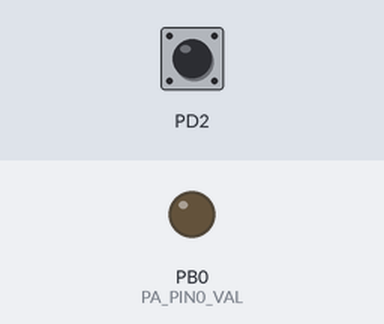
A program run on a simulated ATmega32, built with avr-gcc and emulated at 1 MHz. Shown: output pins drawn as LEDs (lit = HIGH). The inputs (shaded band) are chosen by the test bench; at power-on: PD2 HIGH.

Above: at 1.2 s.
1.3 s: PD2 pulled LOW for 0.15 s
At 2.4 s:
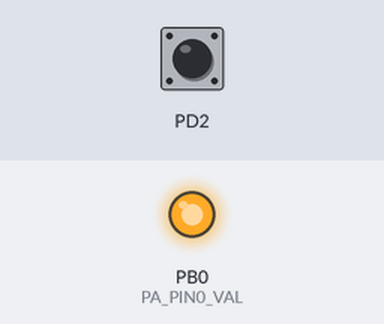
2.9 s: PD2 pulled LOW for 1 s
At 3.7 s:
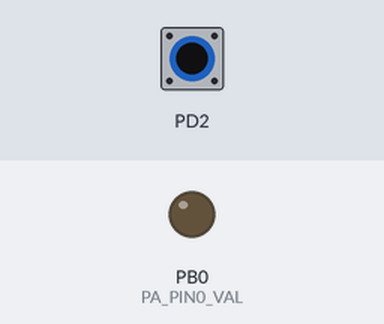
5.4 s: PD2 pulled LOW for 3.2 s
At 6.8 s:
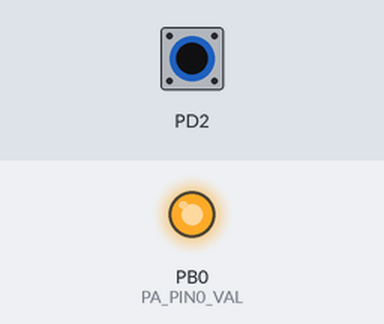
Timing chart, 0 to 8.4 s (numbered marks = the images above; inputs shaded):
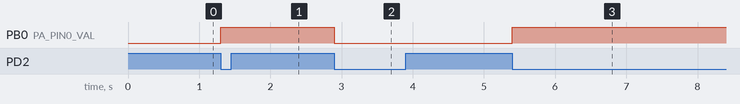

Measured:
- after the input at 1.3 s, PB0 (PA_PIN0_VAL): LOW → HIGH at once
- after the input at 2.9 s, PB0 (PA_PIN0_VAL): HIGH → LOW at once
- after the input at 5.4 s, PB0 (PA_PIN0_VAL): LOW → HIGH at once

The program:

main.c
```c
/*
 * main.c
 *
 *  Created on: Feb 5, 2024
 *      Author: samar ibrahim
 */

#include "../LIB/errorStates.h"
#include "../LIB/stdTypes.h"

#include "../MCAL/DIO/DIO_config.h"
#include "../MCAL/DIO/DIO_int.h"

#include "../MCAL/EXTI/EXTI_config.h"
#include "../MCAL/EXTI/EXTI_int.h"

#include "../MCAL/GIE/GIE_int.h"

#include <util/delay.h>

extern EXTI_t EXTI_AstrEXTIConfig[3];

volatile void Toggle_Led(void *ptr);

int main(void)
{

	DIO_enuSetPinDirection(DIO_u8PORTD, DIO_u8PIN2, DIO_u8INPUT);
	DIO_enuSetPinVal(DIO_u8PORTD, DIO_u8PIN2, DIO_u8PULLUP);
	DIO_enuSetPinDirection(DIO_u8PORTB, DIO_u8PIN0, DIO_u8OUTPUT);


	EXTI_enuInit(EXTI_AstrEXTIConfig);

	u8 X= 0;

	 EXTI_enuCallBack(&Toggle_Led, &X, 0);

	/* Enable INT0 */
	EXTI_enuEnableINT(INT0);

	/* enable global interrupt */
	GIE_enuGloable_Interrupt_Enable();

	DIO_enuSetPinVal(DIO_u8PORTB,DIO_u8PIN0, DIO_u8LOW);


    while (1)
    {
    }
}
// fun to toggle led
volatile void Toggle_Led(void *ptr)
{

	DIO_enuTogPinVal(DIO_u8PORTB,DIO_u8PIN0);
}
```

errorStates.h
```c
/*
 * errorStates.h
 *
 *  Created on: 12/10/2023
 *      Author: samar ibrahim
 */

#ifndef ERRORSTATES_H_
#define ERRORSTATES_H_

typedef enum
{
	ES_NOK,
	ES_OK,
	ES_NULL_POINTER,
	ES_OUT_OF_RANGE
}ES_t;

#endif /* ERRORSTATES_H_ */
```

stdTypes.h
```c
/*
 * stdTypes.h
 *
 *  Created on	: 5/10/2023
 *  Version		: 1.0.0
 *  Author		: samar ibrahim
 */

#ifndef STDTYPES_H_
#define STDTYPES_H_

/*typedef <dataType> <newName>*/

typedef unsigned char         u8   ;
typedef unsigned short int    u16  ;
typedef unsigned long int     u32  ;

typedef signed char           s8   ;
typedef signed short int      s16  ;
typedef signed long int       s32  ;

typedef float                 f32  ;
typedef double                f64  ;
typedef long double           f80  ;

#define NULL		(void*)0

#endif /* STDTYPES_H_ */
```

DIO_config.h
```c
/*
 * DIO_config.h
 *
 *  Created on: Oct 12, 2023
 *      Author: samar ibrahim
 */
#include"DIO_priv.h"
#ifndef DIO_CONFIG_H_
#define DIO_CONFIG_H_


//Directions(output or input)
#define PA_PIN0_DIR OUTPUT
#define PA_PIN1_DIR OUTPUT
#define PA_PIN2_DIR OUTPUT
#define PA_PIN3_DIR OUTPUT
#define PA_PIN4_DIR OUTPUT
#define PA_PIN5_DIR OUTPUT
#define PA_PIN6_DIR OUTPUT
#define PA_PIN7_DIR OUTPUT

#define PB_PIN0_DIR OUTPUT
#define PB_PIN1_DIR OUTPUT
#define PB_PIN2_DIR OUTPUT
#define PB_PIN3_DIR OUTPUT
#define PB_PIN4_DIR OUTPUT
#define PB_PIN5_DIR OUTPUT
#define PB_PIN6_DIR OUTPUT
#define PB_PIN7_DIR OUTPUT

#define PC_PIN0_DIR OUTPUT
#define PC_PIN1_DIR INPUT
#define PC_PIN2_DIR OUTPUT
#define PC_PIN3_DIR OUTPUT
#define PC_PIN4_DIR INPUT
#define PC_PIN5_DIR INPUT
#define PC_PIN6_DIR OUTPUT
#define PC_PIN7_DIR OUTPUT

#define PD_PIN0_DIR OUTPUT
#define PD_PIN1_DIR INPUT
#define PD_PIN2_DIR OUTPUT
#define PD_PIN3_DIR OUTPUT
#define PD_PIN4_DIR INPUT
#define PD_PIN5_DIR INPUT
#define PD_PIN6_DIR OUTPUT
#define PD_PIN7_DIR OUTPUT


//States
#define PA_PIN0_VAL LOW
#define PA_PIN1_VAL LOW
#define PA_PIN2_VAL LOW
#define PA_PIN3_VAL LOW
#define PA_PIN4_VAL LOW
#define PA_PIN5_VAL LOW
#define PA_PIN6_VAL LOW
#define PA_PIN7_VAL LOW

#define PB_PIN0_VAL HIGH
#define PB_PIN1_VAL LOW
#define PB_PIN2_VAL LOW
#define PB_PIN3_VAL PULLUP
#define PB_PIN4_VAL LOW
#define PB_PIN5_VAL FLOAT
#define PB_PIN6_VAL LOW
#define PB_PIN7_VAL PULLUP

#define PC_PIN0_VAL HIGH
#define PC_PIN1_VAL LOW
#define PC_PIN2_VAL LOW
#define PC_PIN3_VAL PULLUP
#define PC_PIN4_VAL FLOAT
#define PC_PIN5_VAL PULLUP
#define PC_PIN6_VAL FLOAT
#define PC_PIN7_VAL LOW

#define PD_PIN0_VAL HIGH
#define PD_PIN1_VAL LOW
#define PD_PIN2_VAL LOW
#define PD_PIN3_VAL PULLUP
#define PD_PIN4_VAL FLOAT
#define PD_PIN5_VAL PULLUP
#define PD_PIN6_VAL FLOAT
#define PD_PIN7_VAL LOW


#endif /* DIO_CONFIG_H_ */
```

DIO_int.h
```c
/*
 * DIO_int.h
 *
 *  Created on: Oct 12, 2023
 *      Author: samar ibrahim
 */

#ifndef DIO_INT_H_
#define DIO_INT_H_

//direction
#define DIO_u8OUTPUT  1
#define DIO_u8INPUT   0

//states
#define DIO_u8HIGH   1
#define DIO_u8LOW    0

#define DIO_u8PULLUP 1
#define DIO_u8FLOAT  0


// names of ports
#define DIO_u8PORTA		0
#define DIO_u8PORTB		1
#define DIO_u8PORTC		2
#define DIO_u8PORTD		3

// pins

#define DIO_u8PIN0		0
#define DIO_u8PIN1		1
#define DIO_u8PIN2		2
#define DIO_u8PIN3		3
#define DIO_u8PIN4		4
#define DIO_u8PIN5		5
#define DIO_u8PIN6		6
#define DIO_u8PIN7		7

ES_t DIO_enuInit(void);

ES_t DIO_enuSetPortDirection(u8 Copy_u8PortID, u8 Copy_u8Value);
ES_t DIO_enuSetPortVal(u8 Copy_u8PortID, u8 Copy_u8Value);
ES_t DIO_enuGetPortVal(u8 Copy_u8PortID, u8 *Copy_pu8Value);
ES_t DIO_enuTogPortVal(u8 Copy_u8PortID);


ES_t DIO_enuSetPinDirection(u8 Copy_u8PortID,u8 Copy_u8PinID, u8  Copy_u8Value);
ES_t DIO_enuSetPinVal(u8 Copy_u8PortID,u8 Copy_u8PinID, u8 Copy_u8Value);
ES_t DIO_enuGetPinVal(u8 Copy_u8PortID, u8 Copy_u8PinID,u8 *Copy_pu8Value);
ES_t DIO_enuTogPinVal(u8 Copy_u8PortID,u8 Copy_u8PinID);

#endif /* DIO_INT_H_ */
```

DIO_priv.h
```c
/*
 * DIO_priv.h
 *
 *  Created on: Oct 12, 2023
 *      Author: samar ibrahim
 */

#ifndef DIO_PRIV_H_
#define DIO_PRIV_H_
// Direction
#define OUTPUT  1
#define INPUT   0

//states
#define HIGH   1
#define  LOW   0

#define PULLUP 1
#define  FLOAT 0


// ID OF PORTS
#define DIO_PORTA		0
#define DIO_PORTB		1
#define DIO_PORTC		2
#define DIO_PORTD		3

// ID OF PINS
// pins
#define DIO_PIN0		0
#define DIO_PIN1		1
#define DIO_PIN2		2
#define DIO_PIN3		3
#define DIO_PIN4		4
#define DIO_PIN5		5
#define DIO_PIN6		6
#define DIO_PIN7		7


// registers
#define DDRA *((u8*)0x3A)
#define PORTA *((u8*)0x3B)
#define PINA *((volatile u8*)0x39)

#define DDRB *((u8*)0x37)
#define PORTB *((u8*)0x38)
#define PINB *((volatile u8*)0x36)

#define PORTC *((u8*)0x35)
#define DDRC *((u8*)0x34)
#define PINC *((volatile u8*)0x33)

#define PORTD *((u8*)0x32)
#define DDRD *((u8*)0x31)
#define PIND *((volatile u8*)0x30)


#define CONC_HELP(b7,b6,b5,b4,b3,b2,b1,b0)		0b##b7##b6##b5##b4##b3##b2##b1##b0
#define CONC(b7,b6,b5,b4,b3,b2,b1,b0)			CONC_HELP(b7,b6,b5,b4,b3,b2,b1,b0)


#endif /* DIO_PRIV_H_ */
```

DIO_prog.c
```c
/*
 * prog.c
 *
 *  Created on: Oct 12, 2023
 *      Author: samar ibrahim
 */
#include "../../LIB/stdTypes.h"
#include "../../LIB/errorStates.h"

#include "DIO_priv.h"
#include "DIO_config.h"


ES_t DIO_enuInit(void){
	ES_t Local_enuErrorState = ES_NOK;

	DDRA = CONC(PA_PIN7_DIR,PA_PIN6_DIR,PA_PIN5_DIR,PA_PIN4_DIR,PA_PIN3_DIR,PA_PIN2_DIR,PA_PIN1_DIR,PA_PIN0_DIR);
	DDRB = CONC(PB_PIN7_DIR,PB_PIN6_DIR,PB_PIN5_DIR,PB_PIN4_DIR,PB_PIN3_DIR,PB_PIN2_DIR,PB_PIN1_DIR,PB_PIN0_DIR);
	DDRC = CONC(PC_PIN7_DIR,PC_PIN6_DIR,PC_PIN5_DIR,PC_PIN4_DIR,PC_PIN3_DIR,PC_PIN2_DIR,PC_PIN1_DIR,PC_PIN0_DIR);
	DDRD = CONC(PD_PIN7_DIR,PD_PIN6_DIR,PD_PIN5_DIR,PD_PIN4_DIR,PD_PIN3_DIR,PD_PIN2_DIR,PD_PIN1_DIR,PD_PIN0_DIR);

	PORTA = CONC(PA_PIN7_VAL,PA_PIN6_VAL,PA_PIN5_VAL,PA_PIN4_VAL,PA_PIN3_VAL,PA_PIN2_VAL,PA_PIN1_VAL,PA_PIN0_VAL);
    PORTB = CONC(PB_PIN7_VAL,PB_PIN6_VAL,PB_PIN5_VAL,PB_PIN4_VAL,PB_PIN3_VAL,PB_PIN2_VAL,PB_PIN1_VAL,PB_PIN0_VAL);
	PORTC = CONC(PC_PIN7_VAL,PC_PIN6_VAL,PC_PIN5_VAL,PC_PIN4_VAL,PC_PIN3_VAL,PC_PIN2_VAL,PC_PIN1_VAL,PC_PIN0_VAL);
	PORTD = CONC(PD_PIN7_VAL,PD_PIN6_VAL,PD_PIN5_VAL,PD_PIN4_VAL,PD_PIN3_VAL,PD_PIN2_VAL,PD_PIN1_VAL,PD_PIN0_VAL);
	 Local_enuErrorState = ES_OK;

	return Local_enuErrorState;
}


ES_t DIO_enuSetPortDirection(u8 Copy_u8PortID, u8 Copy_u8Value){
	ES_t Local_enuErrorState = ES_NOK;

	if(Copy_u8PortID <= DIO_PORTD)
	{
		switch(Copy_u8PortID)
		{
			case DIO_PORTA:
			DDRA = Copy_u8Value;
			break;

			case DIO_PORTB:
			DDRB = Copy_u8Value;
			break;

			case DIO_PORTC:
			DDRC = Copy_u8Value;
			break;

			case DIO_PORTD:
			DDRD = Copy_u8Value;
			break;
		}
		Local_enuErrorState = ES_OK;
	}
	else
	{
		Local_enuErrorState = ES_OUT_OF_RANGE;
	}

	return Local_enuErrorState;

}
ES_t DIO_enuSetPortVal(u8 Copy_u8PortID, u8 Copy_u8Value){
	ES_t Local_enuErrorState = ES_NOK;

		if(Copy_u8PortID <= DIO_PORTD)
		{
			switch(Copy_u8PortID)
			{
				case DIO_PORTA:
				PORTA = Copy_u8Value;
				break;

				case DIO_PORTB:
				PORTB = Copy_u8Value;
				break;

				case DIO_PORTC:
				PORTC = Copy_u8Value;
				break;

				case DIO_PORTD:
				PORTD = Copy_u8Value;
				break;
			}
			Local_enuErrorState = ES_OK;
		}
		else
		{
			Local_enuErrorState = ES_OUT_OF_RANGE;
		}

		return Local_enuErrorState;

}
ES_t DIO_enuGetPortVal(u8 Copy_u8PortID, u8 *Copy_pu8Value){
	ES_t Local_enuErrorState = ES_NOK;
 if(Copy_pu8Value!=NULL){
		if(Copy_u8PortID <= DIO_PORTD)
		{
			switch(Copy_u8PortID)
			{
				case DIO_PORTA:
				 *Copy_pu8Value=PINA; //PINA is a reg not pin
				break;

				case DIO_PORTB:
				 *Copy_pu8Value=PINB;
				break;

				case DIO_PORTC:
				 *Copy_pu8Value=PINC;
				break;

				case DIO_PORTD:
			    *Copy_pu8Value=PIND;
				break;
			}
			Local_enuErrorState = ES_OK;
		}
		else
		{
			Local_enuErrorState = ES_OUT_OF_RANGE;
		}
 }
 else{
	 Local_enuErrorState = ES_NULL_POINTER;
 }
		return Local_enuErrorState;


}
ES_t DIO_enuTogPortVal(u8 Copy_u8PortID){
	ES_t Local_enuErrorState = ES_NOK;

			if(Copy_u8PortID <= DIO_PORTD)
			{
				switch(Copy_u8PortID)
				{
					case DIO_PORTA:
					 PORTA=~PORTA;
					break;

					case DIO_PORTB:
					 PORTB=~PORTB;
					break;

					case DIO_PORTC:
					 PORTC=~PORTC;
					break;

					case DIO_PORTD:
					 PORTD=~PORTD;
					break;
				}
				Local_enuErrorState = ES_OK;
			}
			else
			{
				Local_enuErrorState = ES_OUT_OF_RANGE;
			}

			return Local_enuErrorState;

}


ES_t DIO_enuSetPinDirection(u8 Copy_u8PortID,u8 Copy_u8PinID, u8  Copy_u8Value){
	ES_t Local_enuErrorState = ES_NOK;

if(Copy_u8PortID <= DIO_PORTD	&& Copy_u8PinID <= DIO_PIN7 && Copy_u8Value <= OUTPUT){
	switch(Copy_u8PortID)
				{
					case DIO_PORTA:
						DDRA &=~(1 << Copy_u8PinID);
						DDRA |= (Copy_u8Value << Copy_u8PinID);
					break;

					case DIO_PORTB:
						DDRB &=~(1 << Copy_u8PinID);
					    DDRB |= (Copy_u8Value << Copy_u8PinID);
					break;

					case DIO_PORTC:
						DDRC &=~(1 << Copy_u8PinID);
						DDRC|= (Copy_u8Value << Copy_u8PinID);
					break;

					case DIO_PORTD:
						DDRD &=~(1 << Copy_u8PinID);
						DDRD |= (Copy_u8Value << Copy_u8PinID);
					break;
				}
				Local_enuErrorState = ES_OK;
			}
			else
			{
				Local_enuErrorState = ES_OUT_OF_RANGE;
			}

			return Local_enuErrorState;

}

ES_t DIO_enuSetPinVal(u8 Copy_u8PortID,u8 Copy_u8PinID, u8 Copy_u8Value){
	ES_t Local_enuErrorState = ES_NOK;

	if(Copy_u8PortID <= DIO_PORTD	&& Copy_u8PinID <= DIO_PIN7 && Copy_u8Value <= HIGH){
		switch(Copy_u8PortID)
					{
						case DIO_PORTA:
							PORTA &=~(1 << Copy_u8PinID);
							PORTA |= (Copy_u8Value << Copy_u8PinID);
						break;

						case DIO_PORTB:
							PORTB &=~(1 << Copy_u8PinID);
							PORTB |= (Copy_u8Value << Copy_u8PinID);
						break;

						case DIO_PORTC:
							PORTC &=~(1 << Copy_u8PinID);
							PORTC|= (Copy_u8Value << Copy_u8PinID);
						break;

						case DIO_PORTD:
							PORTD &=~(1 << Copy_u8PinID);
							PORTD |= (Copy_u8Value << Copy_u8PinID);
						break;
					}
					Local_enuErrorState = ES_OK;
				}
				else
				{
					Local_enuErrorState = ES_OUT_OF_RANGE;
				}

				return Local_enuErrorState;
}

ES_t DIO_enuGetPinVal(u8 Copy_u8PortID, u8 Copy_u8PinID,u8 *Copy_pu8Value){
	ES_t Local_enuErrorState = ES_NOK;

	 if(Copy_pu8Value!=NULL){
			if(Copy_u8PortID <= DIO_PORTD)
			{
				switch(Copy_u8PortID)
				{
					case DIO_PORTA:
					 *Copy_pu8Value=((PINA >> Copy_u8PinID) & 1);
					break;

					case DIO_PORTB:
					 *Copy_pu8Value=((PINB >> Copy_u8PinID) & 1);
					break;

					case DIO_PORTC:
					 *Copy_pu8Value=((PINC >> Copy_u8PinID) & 1);
					break;

					case DIO_PORTD:
				    *Copy_pu8Value=((PIND >> Copy_u8PinID) & 1);
					break;
				}
				Local_enuErrorState = ES_OK;
			}
			else
			{
				Local_enuErrorState = ES_OUT_OF_RANGE;
			}
	 }
	 else{
		 Local_enuErrorState = ES_NULL_POINTER;
	 }
			return Local_enuErrorState;


}
ES_t DIO_enuTogPinVal(u8 Copy_u8PortID,u8 Copy_u8PinID){
	ES_t Local_enuErrorState = ES_NOK;

				if(Copy_u8PortID <= DIO_PORTD&&Copy_u8PinID<=DIO_PIN7)
				{
					switch(Copy_u8PortID)
					{
						case DIO_PORTA:
						 PORTA^=(1 << Copy_u8PinID);
						break;

						case DIO_PORTB:
						 PORTB^=(1 << Copy_u8PinID);
						break;

						case DIO_PORTC:
						 PORTC^=(1 << Copy_u8PinID);
						break;

						case DIO_PORTD:
						 PORTD^=(1 << Copy_u8PinID);
						break;
					}
					Local_enuErrorState = ES_OK;
				}
				else
				{
					Local_enuErrorState = ES_OUT_OF_RANGE;
				}

				return Local_enuErrorState;

	}
```

EXTI_Config.c
```c
/*
 * EXTI_Config.c
 *
 *  Created on: Feb 5, 2024
 *      Author: samar ibrahim
 */

#include "../../LIB/stdTypes.h"
#include "../../LIB/errorStates.h"

#include "EXTI_priv.h"
#include "EXTI_config.h"

EXTI_t EXTI_AstrEXTIConfig [3] =
{
		{ENABLE, FALLING_EDGE},
		{DISABLE},
		{DISABLE}
};
```

EXTI_Config.h
```c
/*
 * EXTI_Config.h
 *
 *  Created on: Feb 5, 2024
 *      Author: samar ibrahim
 */

#ifndef EXTI_CONFIG_H_
#define EXTI_CONFIG_H_

typedef struct {
	u8 EXTI_u8State;
	u8 EXTI_u8SenseLevel;
}EXTI_t;


#define INT0 0
#define INT1 1
#define INT2 2

#endif /* EXTI_CONFIG_H_ */
```

EXTI_Priv.h
```c
/*
 * EXTI_Priv.h
 *
 *  Created on: Feb 5, 2024
 *      Author: samar ibrahim
 */

#ifndef EXTI_PRIV_H_
#define EXTI_PRIV_H_

// States of INT
#define ENABLE		    1
#define DISABLE 		2

// Sense levels
#define RISING_EDGE			1
#define FALLING_EDGE		2
#define ANY_LOGIC			3
#define LOW_LEVEL			4

// registers
#define MCUCR				*((u8*)0x55)
#define MCUCSR				*((u8*)0x54)
#define GICR				*((u8*)0x5B)
#define GIFR				*((u8*)0x5A)

// INT
#define INT0   0
#define INT1   1
#define INT2   2

#endif /* EXTI_PRIV_H_ */
```

EXTI_int.h
```c
/*
 * EXTI_int.h
 *
 *  Created on: Feb 5, 2024
 *      Author: samar ibrahim
 */

#ifndef EXTI_INT_H_
#define EXTI_INT_H_

ES_t EXTI_enuInit (EXTI_t * Copy_pstrEXTIConfig);

ES_t EXTI_enuSetSenseLevel(u8 Copy_u8EXTI_ID , u8 Copy_u8SenseLevel);

ES_t EXTI_enuEnableINT(u8 Copy_u8EXTI_ID);

ES_t EXTI_enuDisableINT(u8 Copy_u8EXTI_ID);

ES_t EXTI_enuCallBack(volatile void (*Copy_pfunAppFun)(void*) , volatile void * Copy_pvidParameter , u8 Copy_u8EXTI_ID);

#endif /* EXTI_INT_H_ */
```

GIE_Priv.h
```c
/*
 * GIE_Priv.h
 *
 *  Created on: Feb 7, 2024
 *      Author: samar ibrahim
 */

#ifndef MCAL_GIE_GIE_PRIV_H_
#define MCAL_GIE_GIE_PRIV_H_

#define SREG				*((volatile u8 *)0x5F)

#define GIE_I				7

#endif /* MCAL_GIE_GIE_PRIV_H_ */
```

GIE_Prog.c
```c
/*
 * GIE_Prog.c
 *
 *  Created on: Feb 7, 2024
 *      Author: samar ibrahim
 */


#include "../../LIB/stdTypes.h"
#include "../../LIB/errorStates.h"

#include "GIE_priv.h"

ES_t GIE_enuGloable_Interrupt_Enable(void)
{
	ES_t Local_enuErrorState = ES_NOK;

	SREG &= ~(1 << GIE_I);
	SREG |= (1 << GIE_I);
	Local_enuErrorState = ES_OK;

	return Local_enuErrorState;
}

ES_t GIE_enuGloable_Interrupt_Disable(void)
{
	ES_t Local_enuErrorState = ES_NOK;

	SREG &= ~(1<< GIE_I);
	Local_enuErrorState = ES_OK;

	return Local_enuErrorState;
}
```

GIE_int.h
```c
/*
 * GIE_int.h
 *
 *  Created on: Feb 7, 2024
 *      Author: samar ibrahim
 */

#ifndef MCAL_GIE_GIE_INT_H_
#define MCAL_GIE_GIE_INT_H_

// register to set global interupt enable

ES_t GIE_enuGloable_Interrupt_Enable(void);
ES_t GIE_enuGloable_Interrupt_Disable(void);
#endif /* MCAL_GIE_GIE_INT_H_ */
```

interrupt.h
```c
/*
 * inrerrupt.h
 *
 *  Created on: Feb 5, 2024
 *      Author: samar ibrahim
 */

#ifndef INRERRUPT_H_
#define INRERRUPT_H_


#define ISR(VECT_NUM)		void VECT_NUM (void) __attribute__ ((signal));\
							void VECT_NUM (void)

#define VECT_INT0			__vector_1
#define VECT_INT1			__vector_2
#define VECT_INT2			__vector_3


#endif /* INRERRUPT_H_ */
```

Source omitted: EXTI_Prog.c (5983 bytes)
